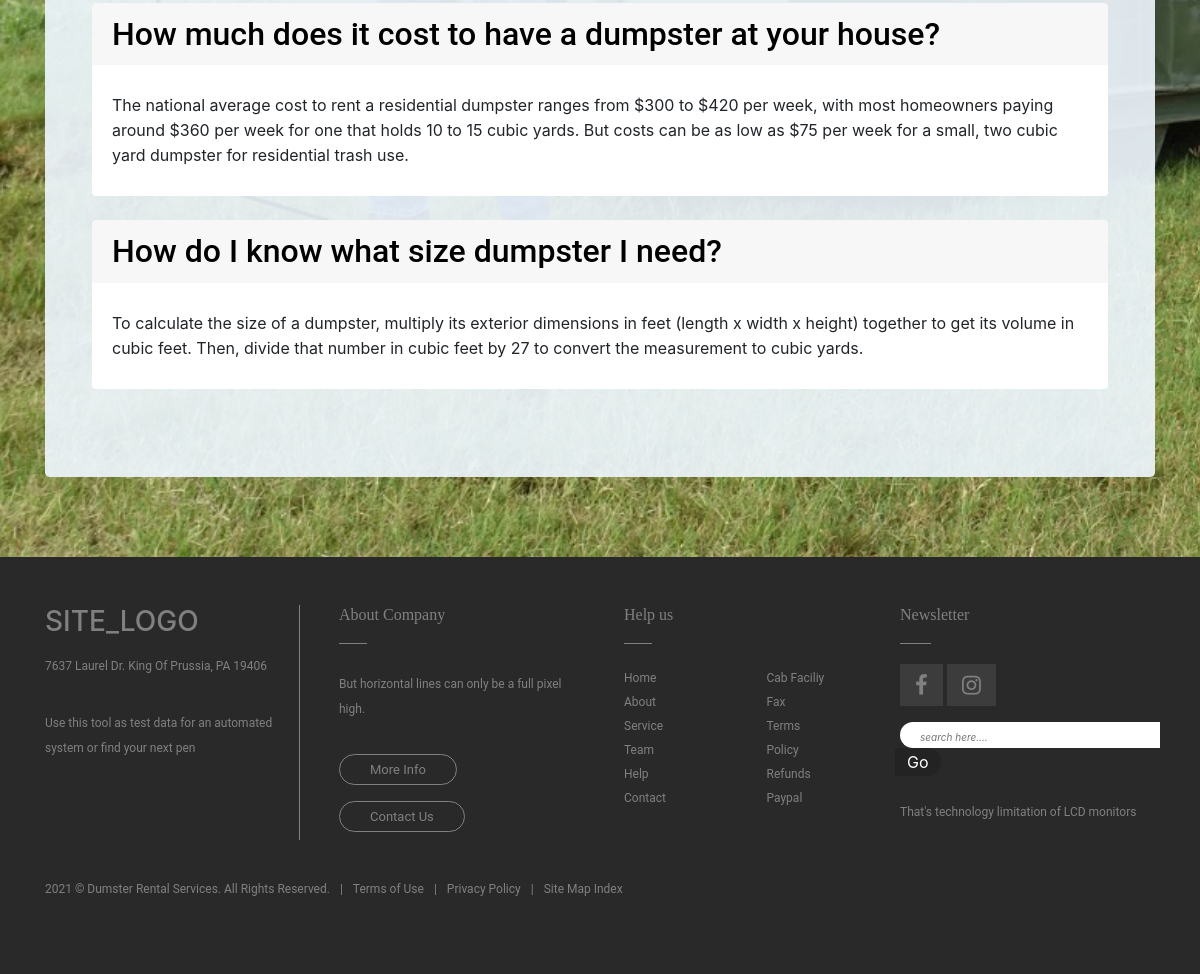
/faqs/ (lower part), run on an earlier commit of the app's database.
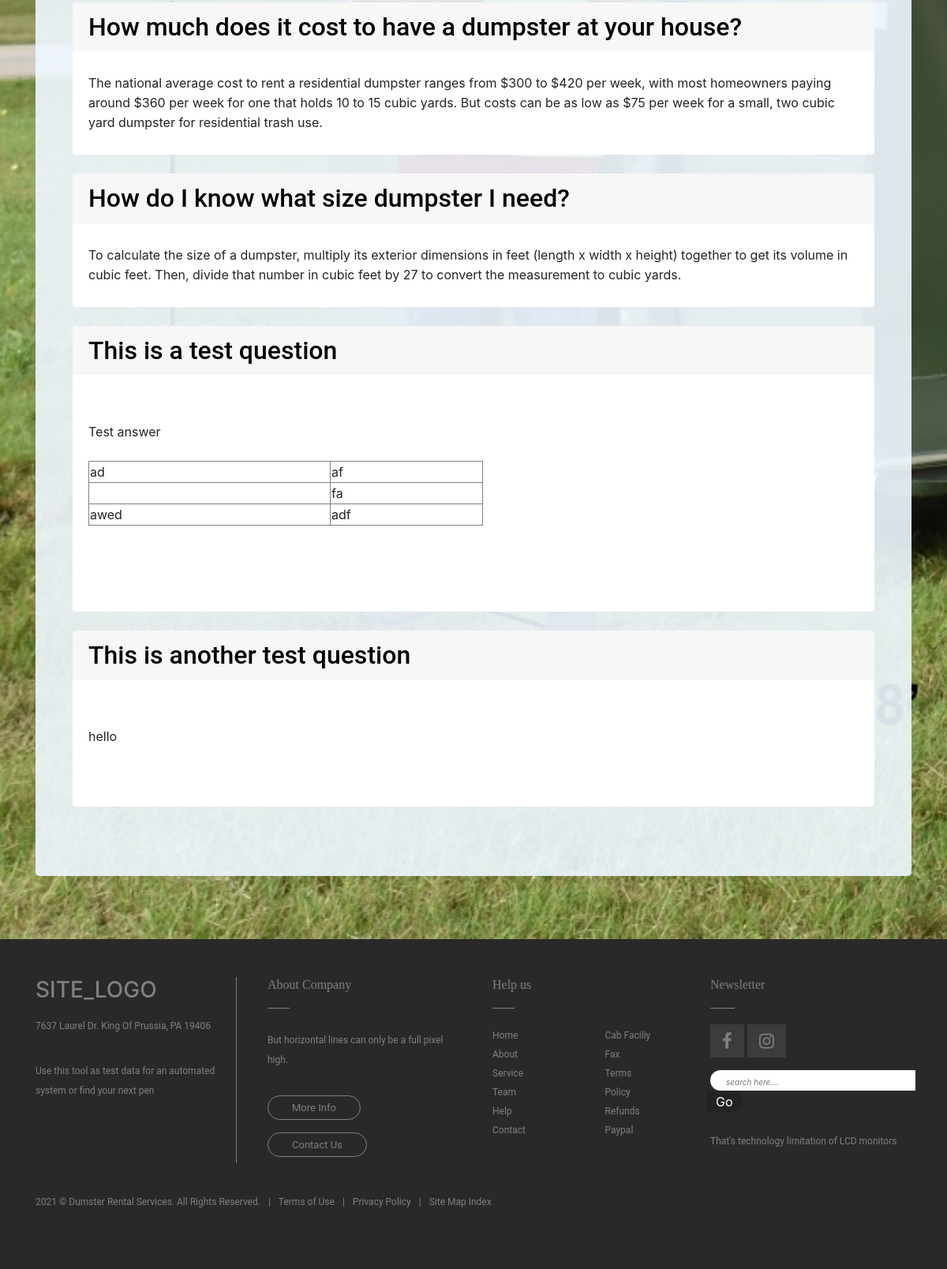
And on a later commit of the database.
### pages/models.py (models this page shows, shortened)
class Faq(models.Model):
    question    = models.CharField(max_length=500)
    author      = models.ForeignKey(
            'auth.user',
            on_delete=models.CASCADE,
    )
    answer      = RichTextField(blank=True, null=True)

### pages/views.py (the view)
# urls.py: path('faqs/', FAQPageView.as_view(), name='faqs'),
class FAQPageView(ListView):
    model = Faq
    template_name = 'faqs.html'

### templates/faqs.html (shortened to what this page needs)
{% extends 'base.html' %}
{% block content %}
<div>
  <div class="container py-5">
    <div class="container jumbotron" id="jumbo">
      <br><br>
      {% for faq in object_list %}
      <div class="container">
        <div class="card border-0">
          <a class="states" href=" {% url 'faq_detail' faq.pk %}">
            <h2 class="card-header border-0">{{ faq.question }} </h2>
          </a>
          <div class="card-body">
            <p class="card-text">{{ faq.answer|safe }}</p>
          </div>
        </div>
        <br>
      </div>
      {% endfor %}
    </div>
  </div>
</div>
{% endblock content %}

What changed in the data, as far as the page shows it:
added Faq: question "This is a test question", answer "Test answer ad af fa awed adf"
added Faq: question "This is another test question", answer "hello"
